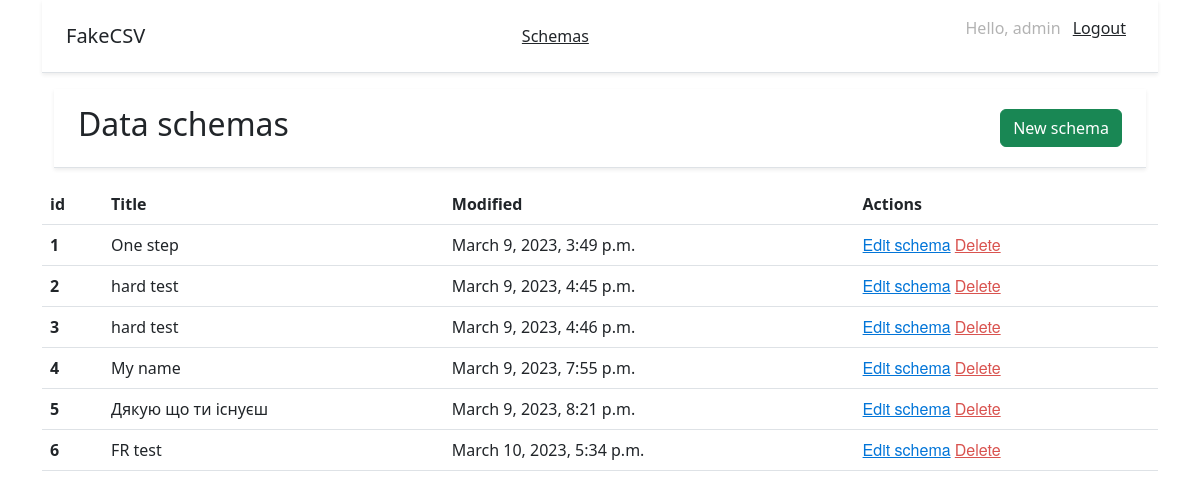
Before: / (signed in) with the older database file.
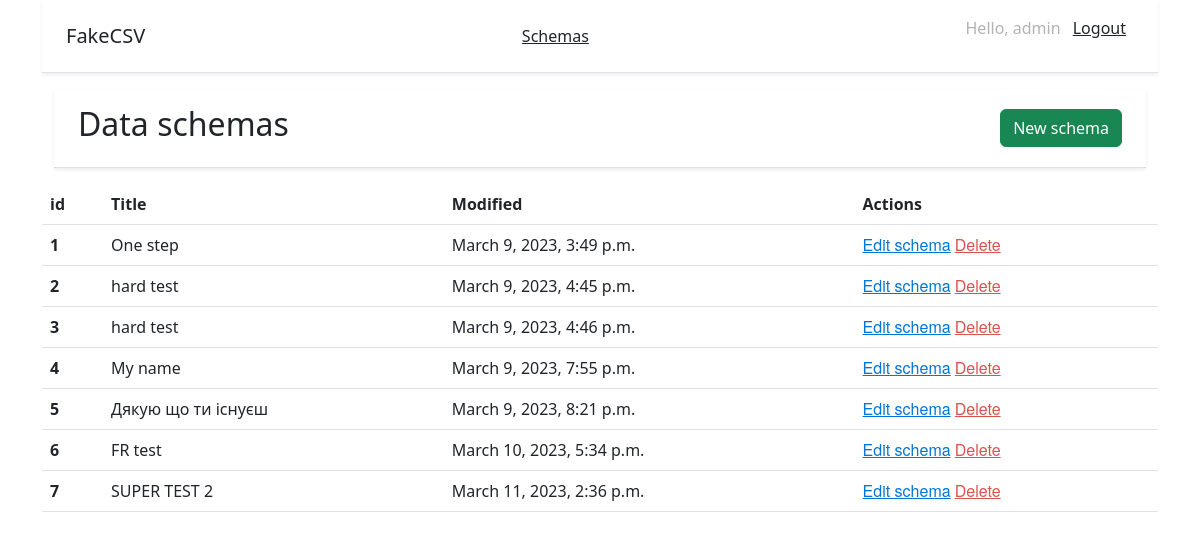
After: the same page with the newer database file.
### mystical_users/models.py (models this page shows, shortened)
class Schema(models.Model):
    title = models.CharField(max_length=100, verbose_name='Title', blank=True)
    modified = models.DateTimeField(auto_now_add=True, verbose_name='Modified')

### mystical_users/views.py (the view)
# urls.py: path("", views.schemas, name='schemas'),
@login_required
def schemas(request):
    schemes = Schema.objects.all()
    context = {'schemes': schemes}
    return render(request, 'schemas.html', context)

### mystical_users/templates/schemas.html (shortened to what this page needs)
{% extends 'base.html' %}
{% block content %}
<div class="container">
  <div class="d-flex flex-column flex-md-row align-items-center justify-content-between p-3 px-md-4 mb-3 bg-white border-bottom shadow-sm">
    <h2>Data schemas</h2>
    <nav class="my-2 my-md-0">
      <a class="btn btn-success" type="submit" href="{% url 'new_schema' %}">New schema</a>
    </nav>
  </div>
</div>
<table class="table">
  <thead>
    <tr>
      <th scope="col">id</th>
      <th scope="col">Title</th>
      <th scope="col">Modified</th>
      <th scope="col">Actions</th>
    </tr>
  </thead>
  <tbody>
  {% for item in schemes %}
  <tr>
     <th scope="row">{{ item.id }}</th>
     <td>{{ item.title }}</td>
     <td>{{ item.modified }}</td>
      <td>
      <a href="{% url 'generate_csv' item.id %}" id="Edit">Edit schema</a>
      <a href="{% url 'delete_schema' item.id %}" id="Delete">Delete</a>
      </td>
  </tr>
{% endfor %}
  </tbody>
</table>
{% endblock %}

Changed rows visible on the page:
added Schema: id "7", title "SUPER TEST 2", modified "March 11, 2023, 2:36 p.m."
